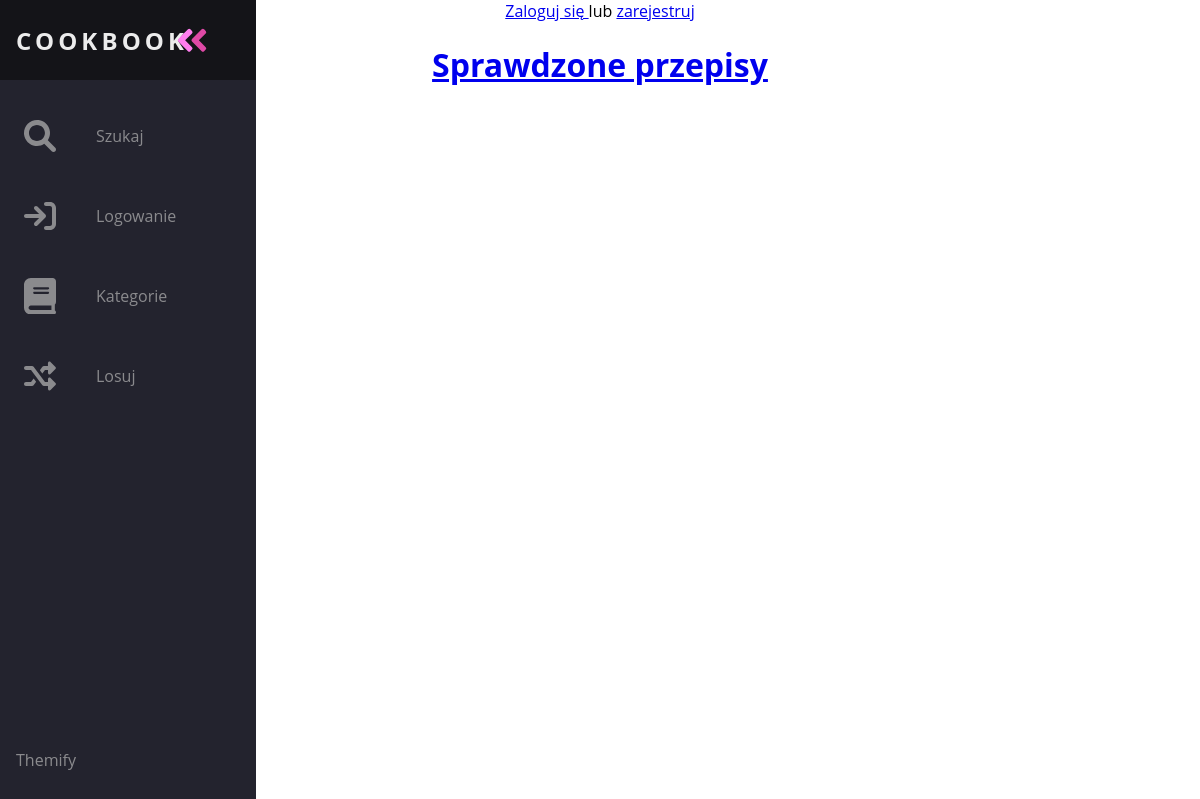
/kategorie/, run on an earlier commit of the app's database.
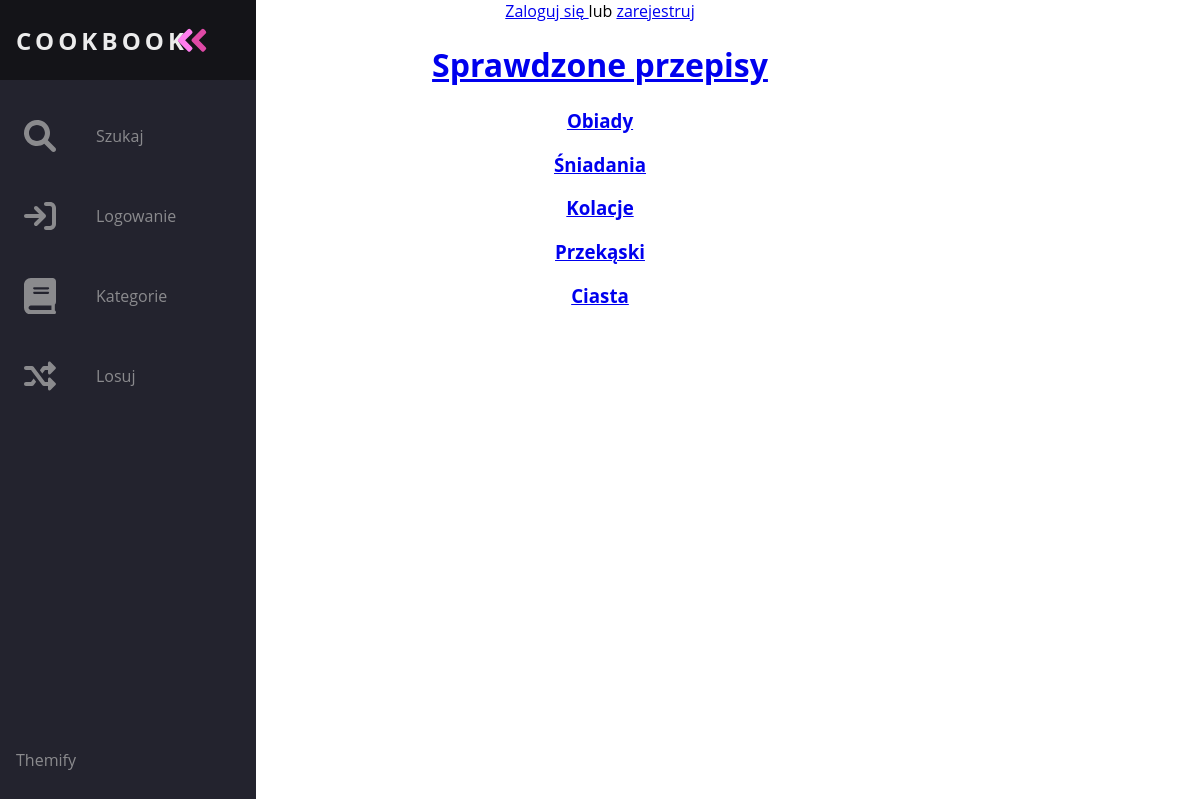
And on a later commit of the database.
### recipes/models.py (models this page shows, shortened)
class Categories(models.Model):
    id = models.AutoField(primary_key=True)
    name = models.CharField(max_length=20)
    class Meta:
        verbose_name = "Category"
        verbose_name_plural = "Categories"

### recipes/views.py (the view)
# urls.py: path('kategorie/', categories, name='kategorie'),
def categories(request):
    categories = Categories.objects.all()
    dane = {'categories': categories}
    return render(request, 'kategorie.html', dane)

### recipes/templates/kategorie.html (shortened to what this page needs)
{% extends 'menu.html' %}
{% block content %}
<center><h3>
{% for cat in categories %}
<p><a href= "/kategoria/{{ cat.id }}"> {{cat.name}}</a></p>
{% endfor %}
</h3>
</center>
{% endblock %}l>

### recipes/templates/menu.html (shortened to what this page needs)
<!DOCTYPE html>
<center>
<head>
{% block header %}
  <div id="nav">
    {% if user.is_authenticated %}
      Zalogowany użytkownik: <b>{{user}}</b>    <a href="/uzytkownik/wylogowanie">wyloguj się</a>
    {% else %}
      <a href="/uzytkownik/logowanie">Zaloguj się </a> lub   <a href="/uzytkownik/rejestracja">zarejestruj</a>
    {% endif %}
  </div>
{% endblock %}
    {% load static %}
    <link rel="stylesheet" href="{% static 'css/index.css' %}"  >
</head>
    </center>
<body>
<nav class="navbar">
    <ul class="navbar-nav">
        <li class="logo">
            <a href=" /" class="nav-link">
                <span class="link-text logo-text">Cookbook</span>
            </a>
        </li>
        <li class="nav-item">
            <a href="/szukaj" class="nav-link">
                <span class="link-text">Szukaj</span>
            </a>
        </li>
        <li class="nav-item">
            {% if user.is_authenticated %}
             <a href="/uzytkownik/przepis" class="nav-link">
          <svg aria-hidden="true"
               focusable="false"
               data-prefix="fas"
               data-icon="arrow-right-to-bracket"
               class="svg-inline--fa fa-arrow-right-to-bracket"
               role="img" xmlns="http://www.w3.org/2000/svg"
               viewBox="0 0 512 512">
              <path fill="currentColor"
                    d="M416 32h-64c-17.67 0-32 14.33-32 32s14.33 32 32 32h64c17.67 0 32 14.33 32 32v256c0 17.67-14.33 32-32 32h-64c-17.67 0-32 14.33-32 32s14.33 32 32 32h64c53.02 0 96-42.98 96-96V128C512 74.98 469 32 416 32zM342.6 233.4l-128-128c-12.51-12.51-32.76-12.49-45.25 0c-12.5 12.5-12.5 32.75 0 45.25L242.8 224H32C14.31 224 0 238.3 0 256s14.31 32 32 32h210.8l-73.38 73.38c-12.5 12.5-12.5 32.75 0 45.25s32.75 12.5 45.25 0l128-128C355.1 266.1 355.1 245.9 342.6 233.4z">
              </path>
          </svg>
            <g class="fa-group">
              <path
                fill="currentColor"
                d="M560,128H528a15.99954,15.99954,0,0,0-16,16v80H480V176a15.99954,15.99954,0,0,0-16-16H416V96h48a16.00079,16.00079,0,0,0,16-16V48a15.99954,15.99954,0,0,0-16-16H432a15.99954,15.99954,0,0,0-16,16V64H368a15.99954,15.99954,0,0,0-16,16v48H224V80a15.99954,15.99954,0,0,0-16-16H160V48a15.99954,15.99954,0,0,0-16-16H112A15.99954,15.99954,0,0,0,96,48V80a16.00079,16.00079,0,0,0,16,16h48v64H112a15.99954,15.99954,0,0,0-16,16v48H64V144a15.99954,15.99954,0,0,0-16-16H16A15.99954,15.99954,0,0,0,0,144V272a16.00079,16.00079,0,0,0,16,16H64v80a16.00079,16.00079,0,0,0,16,16h48v80a16.00079,16.00079,0,0,0,16,16h96a16.00079,16.00079,0,0,0,16-16V432a15.99954,15.99954,0,0,0-16-16H192V384H384v32H336a15.99954,15.99954,0,0,0-16,16v32a16.00079,16.00079,0,0,0,16,16h96a16.00079,16.00079,0,0,0,16-16V384h48a16.00079,16.00079,0,0,0,16-16V288h48a16.00079,16.00079,0,0,0,16-16V144A15.99954,15.99954,0,0,0,560,128ZM224,320H160V224h64Zm192,0H352V224h64Z"
                class="fa-secondary"
              ></path>
              <path
                fill="currentColor"
                d="M160,320h64V224H160Zm192-96v96h64V224Z"
                class="fa-primary"
              ></path>
            </g>
          </svg>
          <span class="link-text">Dodaj przepis</span>
        </a>
      </li>
               {% else %}
            <a href="/uzytkownik/logowanie" class="nav-link">
                <span class="link-text">Logowanie</span>
            </a>
        </li>
{% endif %}
        <li class="nav-item">
            <a href="/kategorie" class="nav-link">
                <span class="link-text">Kategorie</span>
            </a>
        </li>
        <li class="nav-item">
            <a href="/przepis" class="nav-link">
                <span class="link-text">Losuj</span>
            </a>
        </li>
        <li class="nav-item" id="themeButton">
            <a href="#" class="nav-link">
                <span class="link-text">Themify</span>
            </a>
        </li>
    </ul>
</nav>
<center>
    <div class="page-header">
        <h1><a href="/">Sprawdzone przepisy</a></h1>
    </div>
    <div class="content">
        <div class="row">
            <div class="col-md-8">
                {% block content %}
                {% endblock %}
            </div>
        </div>
    </div>
</center>
</body>
</html>

### recipes/Static/css/index.css (style rules this page uses)
body { color: black; background-color: white; margin: 0; padding: 0; center; }
.navbar { position: fixed; background-color: var(--bg-primary); transition: width 600ms ease; overflow: scroll; }
.navbar-nav { list-style: none; padding: 0; margin: 0; display: flex; flex-direction: column; align-items: center; height: 100%; }
.nav-item { width: 100%; }
.nav-item:last-child { margin-top: auto; }
.nav-link { display: flex; align-items: center; height: 5rem; color: var(--text-primary); text-decoration: none; filter: grayscale(100%) opacity(0.7); transition: var(--transition-speed); }
.link-text { display: none; margin-left: 1rem; }
.nav-link svg { width: 2rem; min-width: 2rem; margin: 0 1.5rem; }
.logo { font-weight: bold; text-transform: uppercase; margin-bottom: 1rem; text-align: center; color: var(--text-secondary); background: var(--bg-secondary); font-size: 1.5rem; letter-spacing: 0.3ch; width: 100%; }
.logo svg { transform: rotate(0deg); transition: var(--transition-speed); }
.logo-text { display: inline; position: absolute; left: -999px; transition: var(--transition-speed); }
@media only screen and (min-width: 600px) { .navbar { top: 0; width: 5rem; height: 100vh; } }

What changed in the data, as far as the page shows it:
added Categories: name "Obiady"
added Categories: name "Śniadania"
added Categories: name "Kolacje"
added Categories: name "Przekąski"
added Categories: name "Ciasta"
